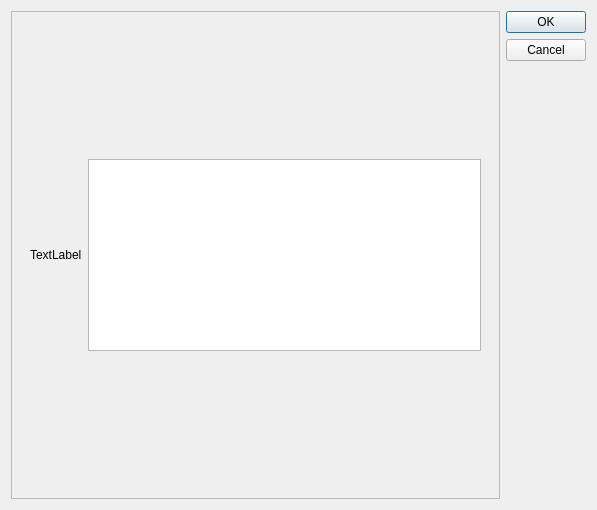
<?xml version="1.0" encoding="UTF-8"?>
<ui version="4.0">
 <class>Dialog</class>
 <widget class="QDialog" name="Dialog">
  <property name="geometry">
   <rect>
    <x>0</x>
    <y>0</y>
    <width>597</width>
    <height>510</height>
   </rect>
  </property>
  <property name="windowTitle">
   <string>Dialog</string>
  </property>
  <layout class="QHBoxLayout" name="horizontalLayout">
   <item>
    <widget class="QFrame" name="frame">
     <property name="frameShape">
      <enum>QFrame::StyledPanel</enum>
     </property>
     <property name="frameShadow">
      <enum>QFrame::Raised</enum>
     </property>
     <layout class="QVBoxLayout" name="verticalLayout">
      <item>
       <widget class="QWidget" name="widget" native="true">
        <property name="sizePolicy">
         <sizepolicy hsizetype="Preferred" vsizetype="Fixed">
          <horstretch>0</horstretch>
          <verstretch>0</verstretch>
         </sizepolicy>
        </property>
        <property name="minimumSize">
         <size>
          <width>0</width>
          <height>20</height>
         </size>
        </property>
        <layout class="QHBoxLayout" name="horizontalLayout_2">
         <item>
          <widget class="QLabel" name="label">
           <property name="text">
            <string>TextLabel</string>
           </property>
          </widget>
         </item>
         <item>
          <widget class="QTextEdit" name="textEdit">
           <property name="sizePolicy">
            <sizepolicy hsizetype="Expanding" vsizetype="Minimum">
             <horstretch>0</horstretch>
             <verstretch>0</verstretch>
            </sizepolicy>
           </property>
           <property name="minimumSize">
            <size>
             <width>0</width>
             <height>30</height>
            </size>
           </property>
          </widget>
         </item>
        </layout>
       </widget>
      </item>
     </layout>
    </widget>
   </item>
   <item>
    <widget class="QDialogButtonBox" name="buttonBox">
     <property name="orientation">
      <enum>Qt::Vertical</enum>
     </property>
     <property name="standardButtons">
      <set>QDialogButtonBox::Cancel|QDialogButtonBox::Ok</set>
     </property>
    </widget>
   </item>
  </layout>
 </widget>
 <resources/>
 <connections>
  <connection>
   <sender>buttonBox</sender>
   <signal>accepted()</signal>
   <receiver>Dialog</receiver>
   <slot>accept()</slot>
   <hints>
    <hint type="sourcelabel">
     <x>248</x>
     <y>254</y>
    </hint>
    <hint type="destinationlabel">
     <x>157</x>
     <y>274</y>
    </hint>
   </hints>
  </connection>
  <connection>
   <sender>buttonBox</sender>
   <signal>rejected()</signal>
   <receiver>Dialog</receiver>
   <slot>reject()</slot>
   <hints>
    <hint type="sourcelabel">
     <x>316</x>
     <y>260</y>
    </hint>
    <hint type="destinationlabel">
     <x>286</x>
     <y>274</y>
    </hint>
   </hints>
  </connection>
 </connections>
</ui>
